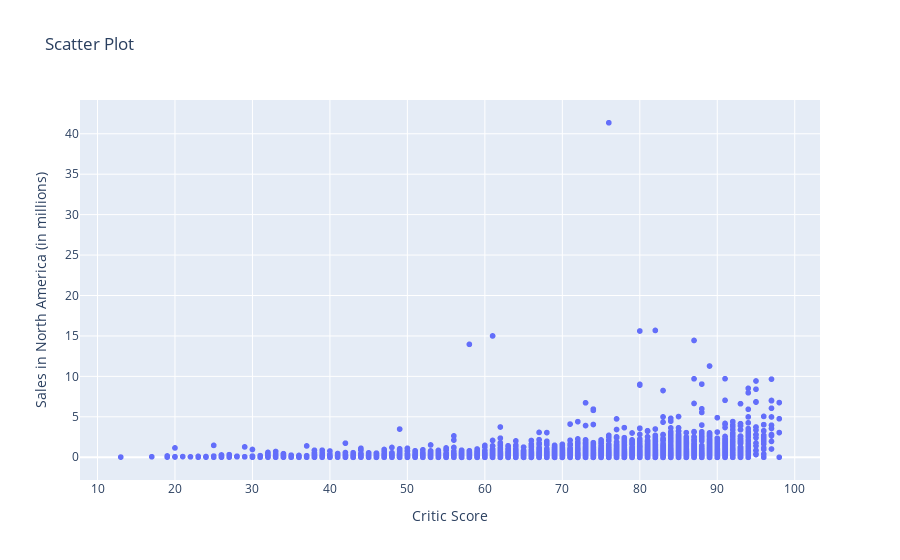

Write notebook code for a chart like this one.
### Code cell
# gráfico de dispersión entre plataforma y las ventas en Norte América
fig = px.scatter(df_vg, x='critic_score', y= 'na_sales',
                 title= 'Scatter Plot',
                 labels={'na_sales': "Sales in North America (in millions)", 'critic_score': 'Critic Score'}
                 )


fig.show()

### Figure 1 — Plotly figure (JSON) as saved in the notebook; plotly's stock layout.template omitted (floating-point values rounded to 4 significant figures; data arrays with more than 128 entries replaced by an {"elided": "..."} marker saying what was removed)
{"data": [{"hovertemplate": "Critic Score=%{x}<br>Sales in North America (in millions)=%{y}<extra></extra>", "legendgroup": "", "marker": {"color": "#636efa", "symbol": "circle"}, "mode": "markers", "name": "", "showlegend": false, "type": "scattergl", "x": {"elided": "16717 int values"}, "xaxis": "x", "y": {"elided": "16717 float values"}, "yaxis": "y"}], "layout": {"legend": {"tracegroupgap": 0}, "title": {"text": "Scatter Plot"}, "xaxis": {"anchor": "y", "domain": [0, 1], "title": {"text": "Critic Score"}}, "yaxis": {"anchor": "x", "domain": [0, 1], "title": {"text": "Sales in North America (in millions)"}}}}
